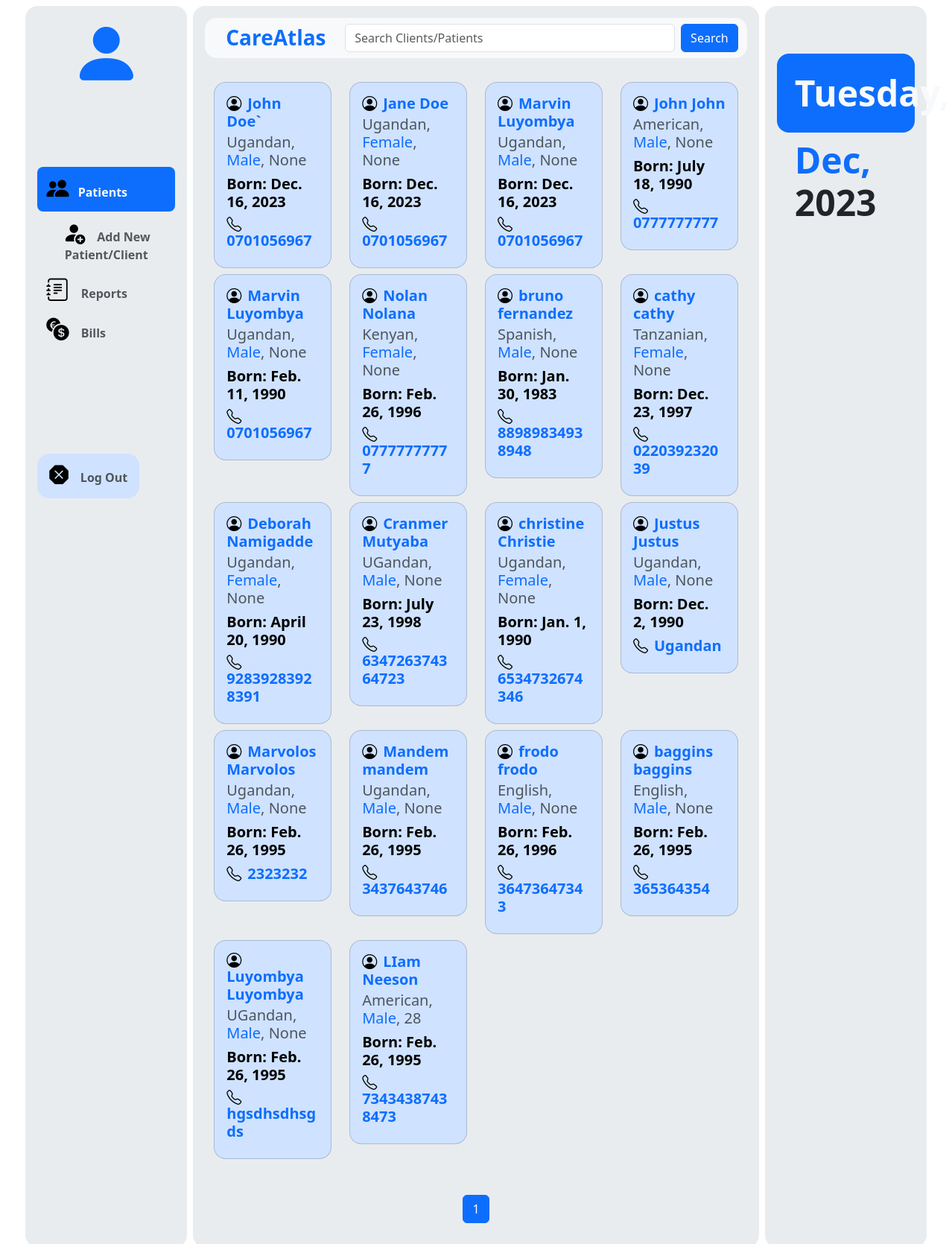
Screenshot of /base/application/1 with the database file from the repository.
### base/models.py (models this page shows, shortened)
class Patient(models.Model):
    first_name = models.CharField(max_length=30, blank=False)
    last_name = models.CharField(max_length=30, blank = False)
    nationality = models.CharField(max_length=30, blank=True, null=True)
    date_of_birth = models.DateField(blank=True, null=True)
    date_added = models.DateField(auto_now_add=True)
    sex_type = {"Male": "Male", "Female": "Female", "Complicated": "Complicated"}
    sex = models.CharField(blank=False, choices=sex_type, max_length=15)
    phone_number = models.CharField(max_length=20, null=True)
    age = models.IntegerField(null=True)

### base/views.py (the view)
# urls.py: path('base/application/<int:page>', base_views.application_page, name='application-page'),
def application_page(request, page=1):
    all_patients = Patient.objects.all()
    patients = Paginator(all_patients, 24)
    context = {
        "day": date_1[0],
        "day_of_month": date_1[1],
        "month": date_1[2],
        "year": date_1[3].replace(",", ""),
        "date": date,
        "patients": patients.page(page)
    }
    return render(request, 'base/application_page.html', context)

### base/templates/base/application_page.html (shortened to what this page needs)
{% extends 'base/base.html' %}
{% block content %}
    <div>
        <div class="container  mt-4">
          <div class="row">
            {% for patient in patients %}
            <div class="col-3 mt-2">
              <div class="card bg-primary-subtle rounded-4">
                <a href="{% url 'patient-page' patient.id %}" class="link-underline link-underline-opacity-0"><div class="card-body">
                  <h5 class="card-title fw-semibold text-primary"><i class="bi bi-person-circle me-2 text-black"></i>{{patient.first_name}} {{patient.last_name}}</h5>
                  <h5 class="card-subtitle mb-2 text-body-secondary">{{patient.nationality}}, <span class="text-primary">{{patient.sex}}</span>, {{patient.age}}</h5>
                  <h5 class="fw-semibold text-black">Born: <span class="fw-bold ">{{patient.date_of_birth}}</span></h5>
                  <h5 class="fw-semiold text-black"><i class="bi bi-telephone me-2"></i></i><span class="fw-bold text-primary">{{patient.phone_number}}</span></h5>
                </div></a>
              </div>
            </div>
            {% endfor %}
            <div class="d-flex justify-content-center mt-5">
              <nav aria-label="..." class="">
                <ul class="pagination">
                  <li class="page-item active" aria-current="page"><a class="page-link" href="{% url 'application-page' patients.number %}">{{patients.number}}</a></li>
                </ul>
              </nav>
            </div>
          </div>
        </div>
    </div>
{% endblock content %}

### rows the page displays
Patient: first_name "John", last_name "Doe`", nationality "Ugandan", sex "Male", age "None", date_of_birth "Dec. 16, 2023", phone_number "0701056967"
Patient: first_name "Jane", last_name "Doe", nationality "Ugandan", sex "Female", age "None", date_of_birth "Dec. 16, 2023", phone_number "0701056967"
Patient: first_name "Marvin", last_name "Luyombya", nationality "Ugandan", sex "Male", age "None", date_of_birth "Dec. 16, 2023", phone_number "0701056967"
Patient: first_name "John", last_name "John", nationality "American", sex "Male", age "None", date_of_birth "July 18, 1990", phone_number "0777777777"
Patient: first_name "Marvin", last_name "Luyombya", nationality "Ugandan", sex "Male", age "None", date_of_birth "Feb. 11, 1990", phone_number "0701056967"
Patient: first_name "Nolan", last_name "Nolana", nationality "Kenyan", sex "Female", age "None", date_of_birth "Feb. 26, 1996", phone_number "07777777777"
Patient: first_name "bruno", last_name "fernandez", nationality "Spanish", sex "Male", age "None", date_of_birth "Jan. 30, 1983", phone_number "88989834938948"
Patient: first_name "cathy", last_name "cathy", nationality "Tanzanian", sex "Female", age "None", date_of_birth "Dec. 23, 1997", phone_number "022039232039"
Patient: first_name "Deborah", last_name "Namigadde", nationality "Ugandan", sex "Female", age "None", date_of_birth "April 20, 1990", phone_number "92839283928391"
Patient: first_name "Cranmer", last_name "Mutyaba", nationality "UGandan", sex "Male", age "None", date_of_birth "July 23, 1998", phone_number "634726374364723"
Patient: first_name "christine", last_name "Christie", nationality "Ugandan", sex "Female", age "None", date_of_birth "Jan. 1, 1990", phone_number "6534732674346"
Patient: first_name "Justus", last_name "Justus", nationality "Ugandan", sex "Male", age "None", date_of_birth "Dec. 2, 1990", phone_number "Ugandan"
Patient: first_name "Marvolos", last_name "Marvolos", nationality "Ugandan", sex "Male", age "None", date_of_birth "Feb. 26, 1995", phone_number "2323232"
Patient: first_name "Mandem", last_name "mandem", nationality "Ugandan", sex "Male", age "None", date_of_birth "Feb. 26, 1995", phone_number "3437643746"
Patient: first_name "frodo", last_name "frodo", nationality "English", sex "Male", age "None", date_of_birth "Feb. 26, 1996", phone_number "36473647343"
Patient: first_name "baggins", last_name "baggins", nationality "English", sex "Male", age "None", date_of_birth "Feb. 26, 1995", phone_number "365364354"
Patient: first_name "Luyombya", last_name "Luyombya", nationality "UGandan", sex "Male", age "None", date_of_birth "Feb. 26, 1995", phone_number "hgsdhsdhsgds"
Patient: first_name "LIam", last_name "Neeson", nationality "American", sex "Male", age "28", date_of_birth "Feb. 26, 1995", phone_number "73434387438473"

### other values shown
{{ patients.number }} "1"
{{ day }} "Tuesday"
{{ month }} "Dec"
{{ year }} "2023"
